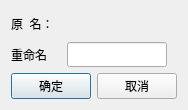
<?xml version="1.0" encoding="UTF-8"?>
<ui version="4.0">
 <class>RenameDialog</class>
 <widget class="QDialog" name="RenameDialog">
  <property name="geometry">
   <rect>
    <x>0</x>
    <y>0</y>
    <width>175</width>
    <height>108</height>
   </rect>
  </property>
  <property name="windowTitle">
   <string>Dialog</string>
  </property>
  <layout class="QGridLayout" name="gridLayout">
   <item row="0" column="0">
    <widget class="QLabel" name="label">
     <property name="minimumSize">
      <size>
       <width>50</width>
       <height>25</height>
      </size>
     </property>
     <property name="maximumSize">
      <size>
       <width>50</width>
       <height>25</height>
      </size>
     </property>
     <property name="text">
      <string>原  名：</string>
     </property>
    </widget>
   </item>
   <item row="0" column="1" colspan="2">
    <widget class="QLabel" name="OldName_label">
     <property name="minimumSize">
      <size>
       <width>100</width>
       <height>25</height>
      </size>
     </property>
     <property name="maximumSize">
      <size>
       <width>100</width>
       <height>25</height>
      </size>
     </property>
     <property name="text">
      <string/>
     </property>
    </widget>
   </item>
   <item row="1" column="0">
    <widget class="QLabel" name="label_2">
     <property name="minimumSize">
      <size>
       <width>50</width>
       <height>25</height>
      </size>
     </property>
     <property name="maximumSize">
      <size>
       <width>50</width>
       <height>25</height>
      </size>
     </property>
     <property name="text">
      <string>重命名</string>
     </property>
    </widget>
   </item>
   <item row="1" column="1" colspan="2">
    <widget class="QLineEdit" name="Rename_lineEdit">
     <property name="minimumSize">
      <size>
       <width>100</width>
       <height>25</height>
      </size>
     </property>
     <property name="maximumSize">
      <size>
       <width>100</width>
       <height>25</height>
      </size>
     </property>
    </widget>
   </item>
   <item row="2" column="0" colspan="2">
    <widget class="QPushButton" name="Accept_pushButton">
     <property name="text">
      <string>确定</string>
     </property>
    </widget>
   </item>
   <item row="2" column="2">
    <widget class="QPushButton" name="Cancel_pushButton">
     <property name="text">
      <string>取消</string>
     </property>
    </widget>
   </item>
  </layout>
 </widget>
 <resources/>
 <connections/>
</ui>
